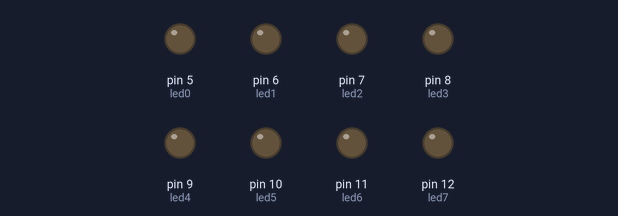
The sketch below on a simulated Arduino Uno, built with avr-gcc and run on an emulated ATmega328P. Shown: output pins drawn as LEDs (lit = HIGH).

Above: at 0.15 s.
Timing chart, 0 to 1.6 s (numbered marks = the images above):
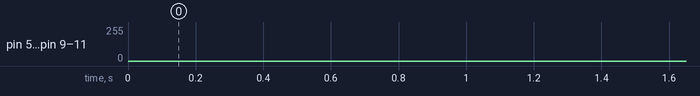

The sketch:

AnalogWrite.ino
```cpp
// LED Fadeing Example (PWM)   http://arduino.cc/en/Reference/AnalogWrite

int led0 = 5;           // the pin that the LED is attached to
int led1 = 6;           // the pin that the LED is attached to
int led2 = 7;           // the pin that the LED is attached to NO PWM
int led3 = 8;           // the pin that the LED is attached to NO PWM
int led4 = 9;           // the pin that the LED is attached to
int led5 = 10;          // the pin that the LED is attached to
int led6 = 11;          // the pin that the LED is attached to
int led7 = 12;          // the pin that the LED is attached to NO PWM
int brightness = 0;     // LED brightness

void setup()  {
  pinMode(led0, OUTPUT);
  pinMode(led1, OUTPUT);
  pinMode(led2, OUTPUT);
  pinMode(led3, OUTPUT);
  pinMode(led4, OUTPUT);
  pinMode(led5, OUTPUT);
  pinMode(led6, OUTPUT);
  pinMode(led7, OUTPUT);
}

void loop()  {
  //------fade in loop--------------
  for (int fadein=0;fadein<254;fadein++){
    // set the brightness for the LEDs that support PWM
    analogWrite(led0, brightness);
    analogWrite(led1, brightness);
    analogWrite(led4, brightness);
    analogWrite(led5, brightness);
    analogWrite(led6, brightness);

    // change the brightness for next time through the loop
    brightness = brightness + 1;
    // wait for 2 milliseconds to see the dimming effect
    delay(2);
  }
  //-----end of fade in loop---------
  //------fade out loop--------------
  for (int fadeout=0;fadeout<254;fadeout++){
    // set the brightness for the LEDs that support PWM
    analogWrite(led0, brightness);
    analogWrite(led1, brightness);
    analogWrite(led4, brightness);
    analogWrite(led5, brightness);
    analogWrite(led6, brightness);

    // change the brightness for next time through the loop
    brightness = brightness - 1;
    // wait for 2 milliseconds to see the dimming effect
    delay(2);
  }
  //-----end of fade in loop---------

  brightness=0;   //make sure brightness is set at before loop restarts
}
```
